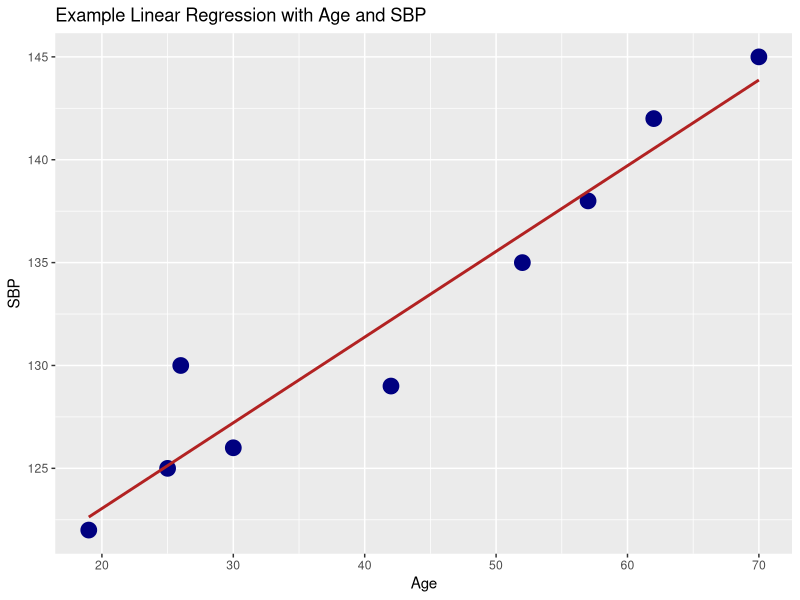

This figure's R source:
## ---- chunk 1
library(tidyverse)

Obs <- c(1,2,3,4,5,6,7,8,9)
Age <- c(19,25,30,42,26,52,57,62,70)
SBP <- c(122,125,126,129,130,135,138,142,145)


df <- data.frame(Obs = Obs, Age = Age, SBP = SBP)

ggplot(df, aes(x = Age, y = SBP)) +
    geom_point(col = "navy", size = 5) +
    geom_smooth(method = "lm", se = FALSE, col = "firebrick") +
    labs(title = "Example Linear Regression with Age and SBP")
    theme_bw()

fitA <- lm(Age ~ SBP)
fitB <- lm(SBP ~ Age)
print(summary(fitA))
print(summary(fitB))

## ---- chunk 2

fitC <- lm(SBP ~ ., data = df)


